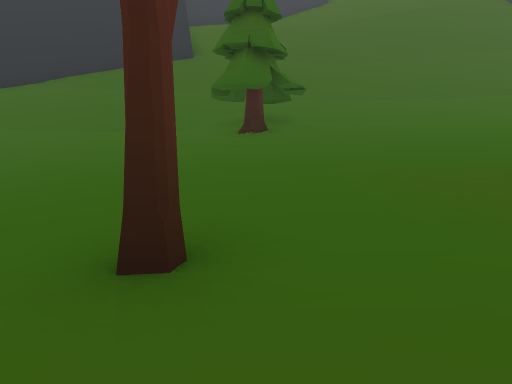
View 1 (above)

24 first-person views from a walk through a scene from a Unity 3-D project. The camera is 1.5 m above the floor, tilts 4° down and sees 70° across. The floor is counted in squares, 2 m on a side. Each view is taken from the middle of a square. On the plan, view 1 faces up. The plan holds only what a view shows up to about 11 squares ahead; the rest is blank. The place goes on beyond the plan. Some animated figures are left out. Some surface patterns are stand-ins.

View 2
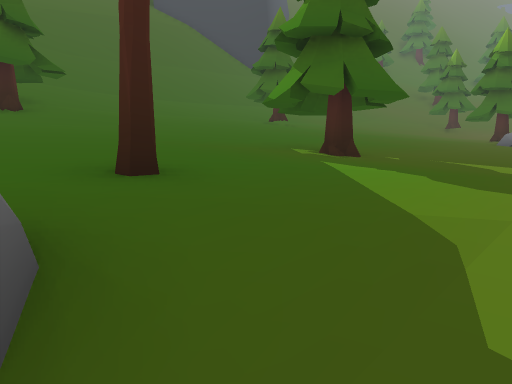

View 3
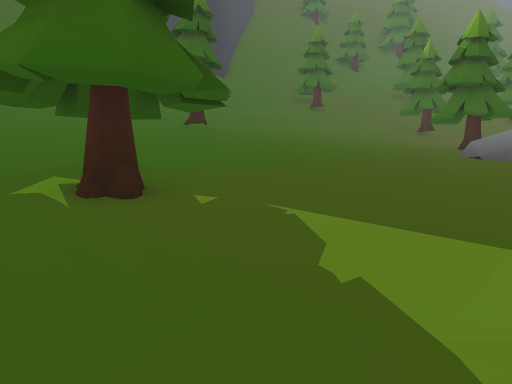

View 4
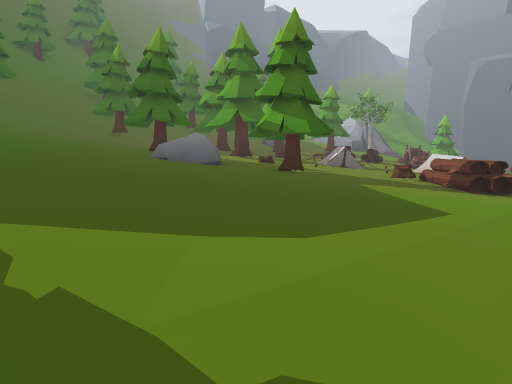

View 5
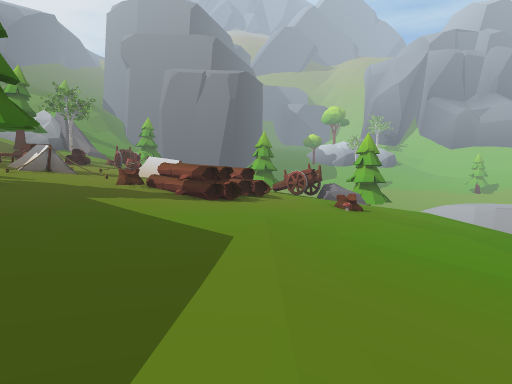

View 6
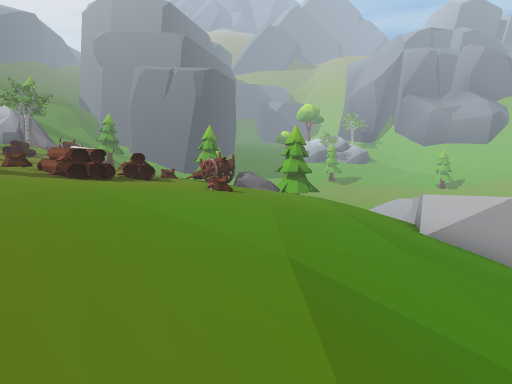

View 7
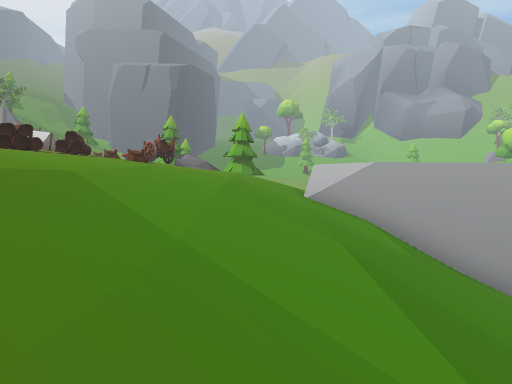

View 8
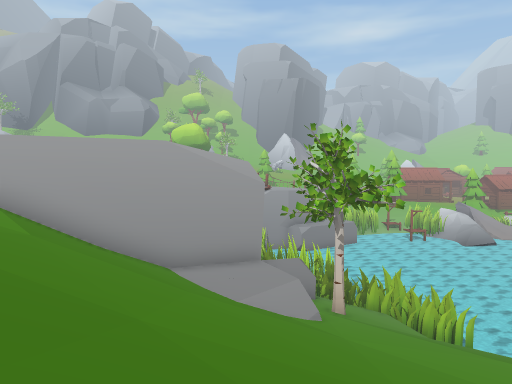

View 9
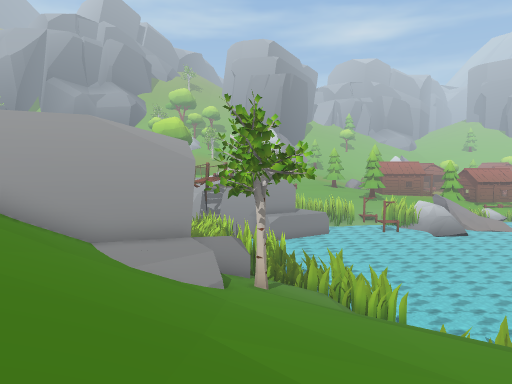

View 10
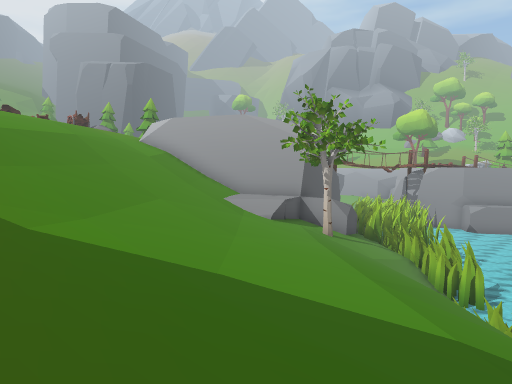

View 11
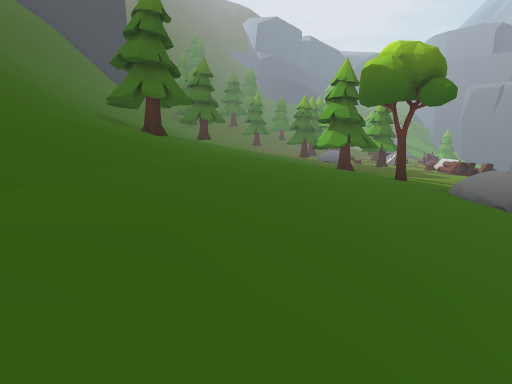

View 12
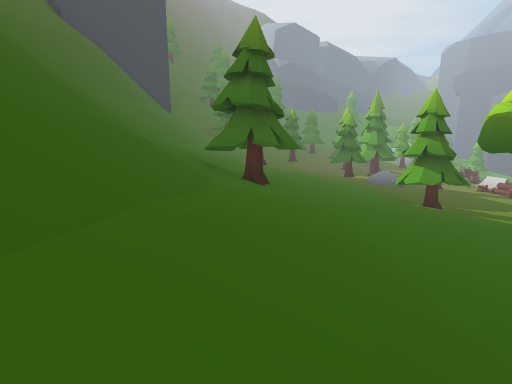

View 13
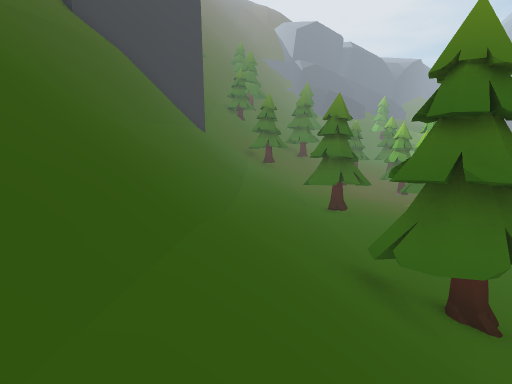

View 14
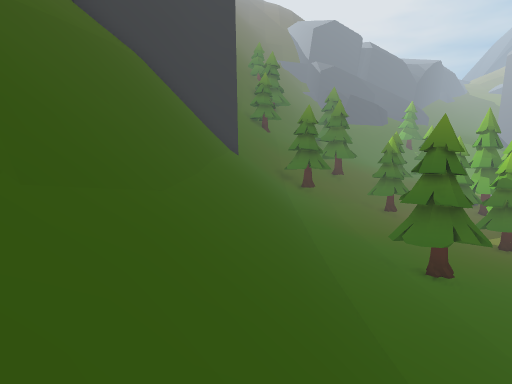

View 15
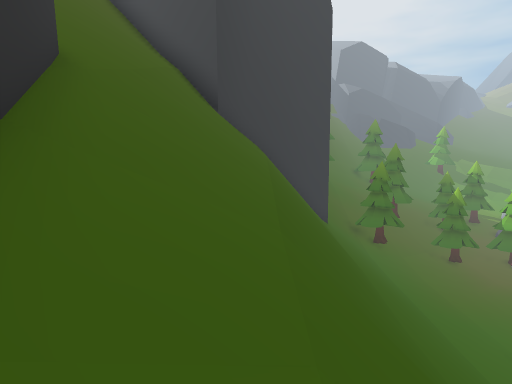

View 16
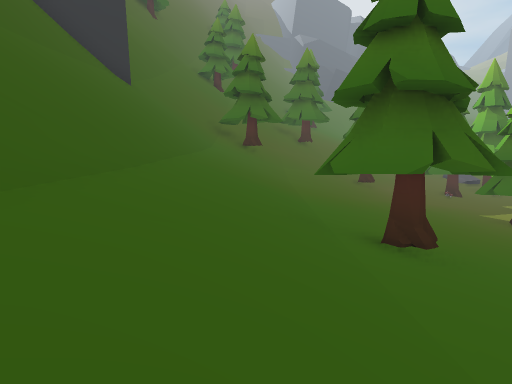

View 17
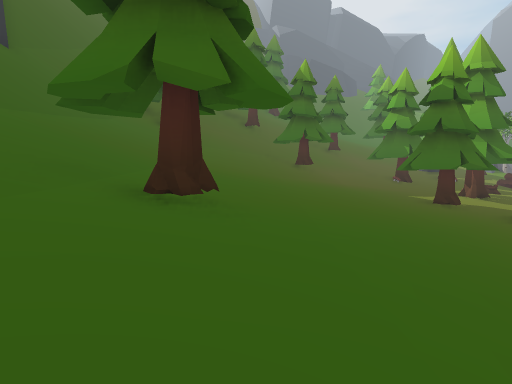

View 18
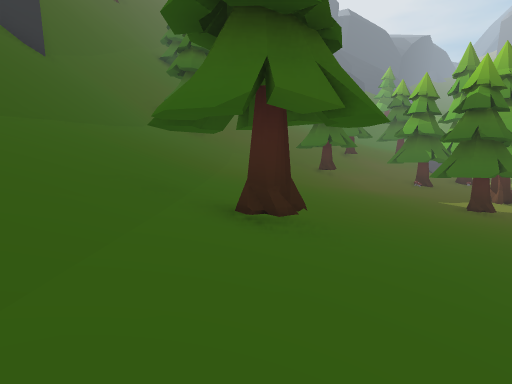

View 19
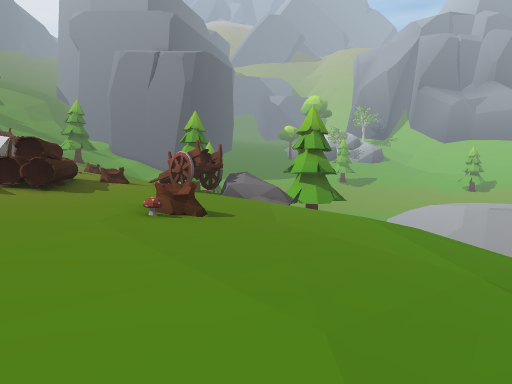

View 20
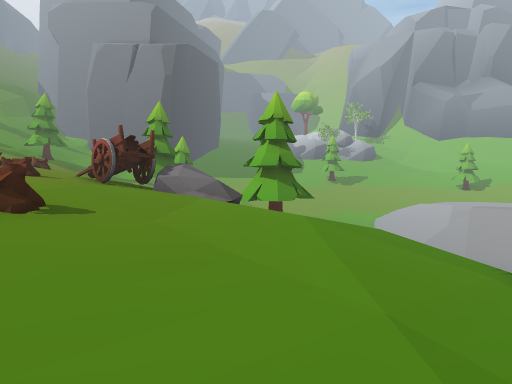

View 21
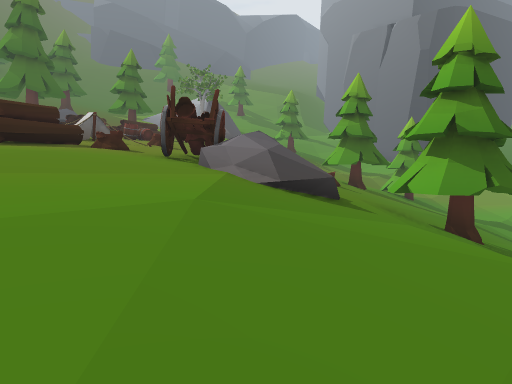

View 22
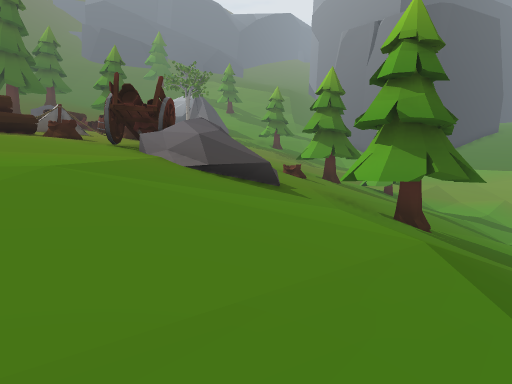

View 23
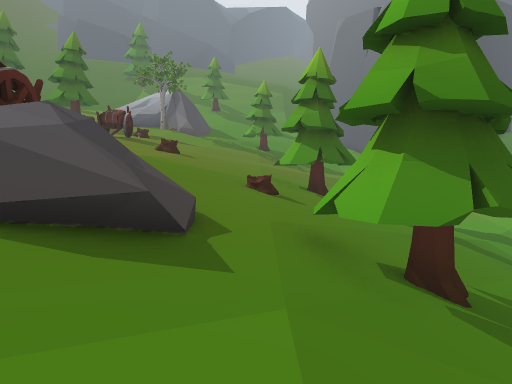

View 24
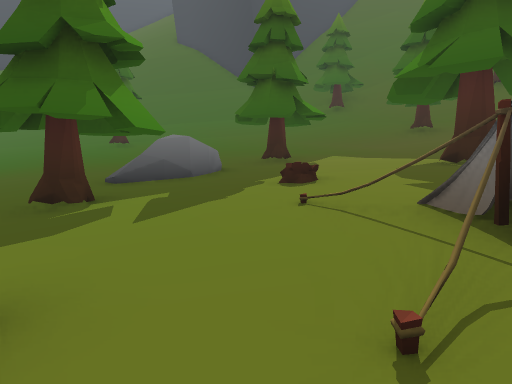

### Floor plan
Key: @ floor where view 1 was taken; # wall or solid block; x gap in a wall; . main floor; : floor 1.5 m higher than the main floor; - floor 1.5 m lower than the main floor; + floor 3.25 m higher than the main floor; _ floor 3.25 m lower than the main floor; * floor 4.75 m higher than the main floor; < floor 6.5 m lower than the main floor; ( floor 8 m lower than the main floor; ! floor 12.75 m lower than the main floor; / step, stairs or slope; = window, fence, low wall or low ledge; ≈ water the walk keeps out of; v drop or lower ground; O other object.
Columns run from 12 left of view 1 to 16 right of it. Each row starts with its distance up from view 1.
 23                      //
 22                   /////
 21               ##///////
 20              ##//////=#
 19              /////////#
 18            / //////////
 17              ///##vvvvv
 16             /////#########
 15            ///////=##########
 14          ////////////////////
 13        //////////////////////
 12       ///////////////////////
 11     /////////////////////////
 10    ////////=##///////#=//////
  9   /////+/+++#=+++++++#++*****
  8    ///////++++++++++++++++++*
  7   ////::::::+++++++++++++++++
  6  //////::::::::++++++++++++++
  5   //////.:::::::::+++++++++++
  4    /////...::::::::::+++++++
  3      ///.......##:::::::+++#+
  2       //...O......:::::::O+/+
  1         ///.........:::::OO:+
  0           O.@.........:::O:::
 -1           /............::::::
 -2                .........#:::O
 -3              .............:::
 -4 <<</      ////.............:O
 -5  <<<////// ////.............:
 -6 /<</////////////.......OOO...
 -7 //(<////////////-......OOO .
 -8  //((///////////-.......O
 -9   //((///////////-...O..OOO #
-10   ///(////////////-..O....O..
-11   ////////////////--......O..
-12    ////////////////--........
-13  ## /////<<////##//----.OOO..
-14  ≈x ///O/<<<#=/  #///--/OO //
-15 ≈≈≈!/////##//     ///---OO///
-16 ≈≈≈##   #v/        //_____///
-17   ≈                 ////=##//
-18                       ///#=//
-19                        //////
-20                          ////
-21                     #     ///

Where each view was taken, in squares from view 1:
view 1: 0 up, 0 right, facing up
view 2: 1 down, 2 left, facing up-right
view 3: 1 down, 2 right, facing up-right
view 4: 1 down, 2 right, facing right
view 5: 1 down, 4 right, facing down-right
view 6: 3 down, 1 right, facing down-right
view 7: 4 down, 2 left, facing down-right
view 8: 5 down, 3 left, facing down
view 9: 5 down, 5 left, facing down
view 10: 4 down, 12 left, facing down-right
view 11: 6 up, 11 left, facing right
view 12: 9 up, 10 left, facing right
view 13: 12 up, 5 left, facing right
view 14: 14 up, 1 left, facing right
view 15: 18 up, 1 left, facing right
view 16: 11 up, 4 right, facing right
view 17: 8 up, 5 right, facing right
view 18: 9 up, 5 right, facing right
view 19: 7 down, 5 right, facing down-right
view 20: 9 down, 5 right, facing down-right
view 21: 14 down, 6 right, facing right
view 22: 15 down, 6 right, facing right
view 23: 16 down, 9 right, facing right
view 24: 7 down, 15 right, facing up
